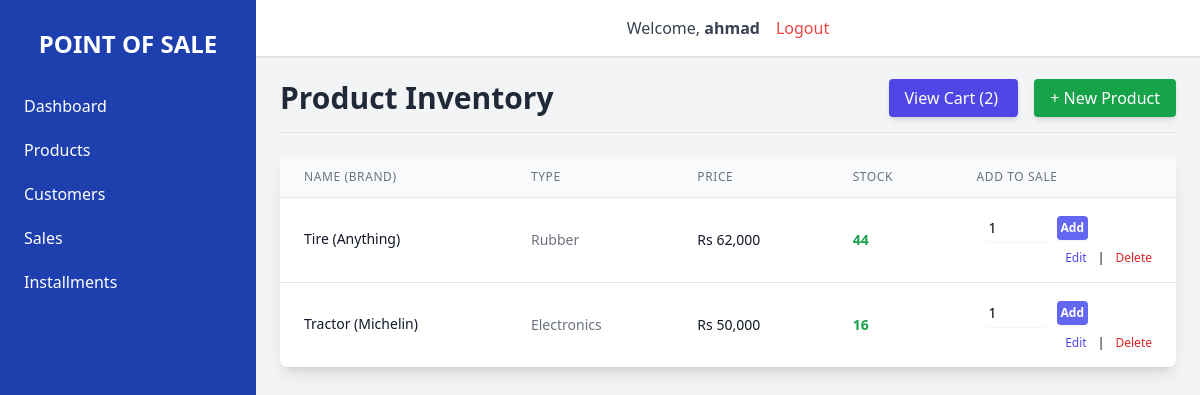
The app's page /products/ (signed in), older data.
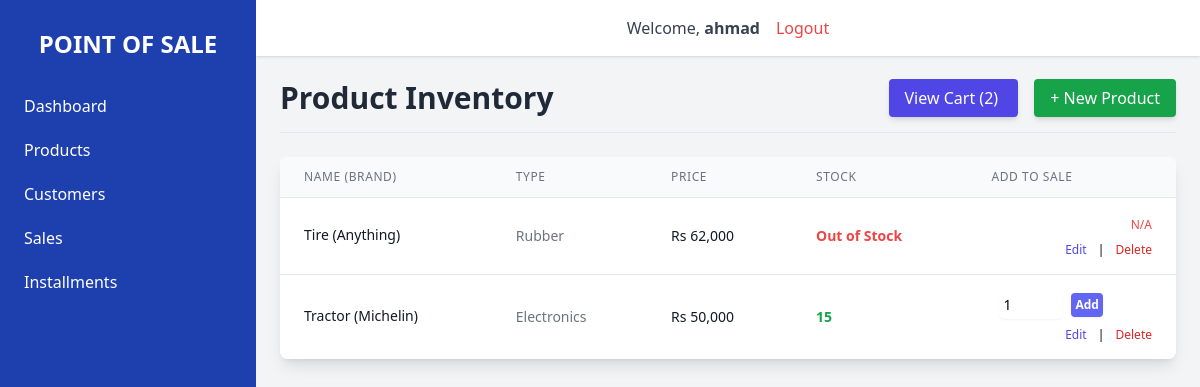
The same page, newer data.
### products/models.py (models this page shows, shortened)
class Product(models.Model):
    name = models.CharField(max_length=255)
    brand = models.CharField(max_length=100)
    size = models.CharField(max_length=50, blank=True, null=True, help_text="e.g., L, XL, 32/32")
    type = models.CharField(max_length=100, help_text="e.g., Shirt, Electronics, Grocery")
    description = models.TextField(blank=True)
    price = models.DecimalField(max_digits=10, decimal_places=2)
    stock_quantity = models.IntegerField(default=0)
    created_at = models.DateTimeField(auto_now_add=True)
    class Meta:
        ordering = ['name']

### products/views.py (the view)
# urls.py: path('', views.ProductListView.as_view(), name='product_list'),
class ProductListView(LoginRequiredMixin, ListView):
    model = Product
    template_name = 'products/product_list.html'
    context_object_name = 'products'
    paginate_by = 15

### products/models.py (called while the page is built)
    def get_total_items(self):
        return self.items.count()

### products/templates/products/product_list.html (shortened to what the changed rows need)
{% extends 'base.html' %}
{% load humanize %}
{% block content %}
<div class="space-y-6">
    <div class="flex justify-between items-center border-b pb-4 mb-4">
        <h1 class="text-3xl font-bold text-gray-800">Product Inventory</h1>
    </div>
    <div class="bg-white shadow-lg rounded-lg overflow-x-auto">
        <table class="min-w-full divide-y divide-gray-200">
            <thead class="bg-gray-50">
                <tr>
                    <th class="px-6 py-3 text-left text-xs font-medium text-gray-500 uppercase tracking-wider">Name (Brand)</th>
                    <th class="px-6 py-3 text-left text-xs font-medium text-gray-500 uppercase tracking-wider hidden sm:table-cell">Type</th>
                    <th class="px-6 py-3 text-left text-xs font-medium text-gray-500 uppercase tracking-wider">Price</th>
                    <th class="px-6 py-3 text-left text-xs font-medium text-gray-500 uppercase tracking-wider">Stock</th>
                    <th class="relative px-6 py-3 text-left text-xs font-medium text-gray-500 uppercase tracking-wider">Add to Sale</th>
                </tr>
            </thead>
            <tbody class="bg-white divide-y divide-gray-200">
                {% for product in products %}
                <tr>
                    <td class="px-6 py-4 whitespace-nowrap text-sm font-medium text-gray-900">
                        {{ product.name }} ({{ product.brand }})
                    </td>
                    <td class="px-6 py-4 whitespace-nowrap text-sm text-gray-500 hidden sm:table-cell">{{ product.type }}</td>
                    <td class="px-6 py-4 whitespace-nowrap text-sm text-gray-900">Rs {{ product.price|floatformat:0|intcomma }}</td>
                    <td class="px-6 py-4 whitespace-nowrap text-sm font-semibold">
                        {% if product.stock_quantity < 10 and product.stock_quantity > 0 %}
                            <span class="text-orange-500">{{ product.stock_quantity }} (Low)</span>
                        {% elif product.stock_quantity == 0 %}
                            <span class="text-red-500">Out of Stock</span>
                        {% else %}
                            <span class="text-green-600">{{ product.stock_quantity }}</span>
                        {% endif %}
                    </td>
                    <td class="px-6 py-4 whitespace-nowrap text-right text-sm font-medium">
                        {% if product.stock_quantity > 0 %}
                        <form method="post" action="{% url 'products:add_to_cart' product.pk %}" class="flex items-center space-x-2">
                            <input type="number" name="quantity" value="1" min="1" max="{{ product.stock_quantity }}"
                                class="w-16 border-gray-300 rounded-md shadow-sm text-sm p-1 focus:ring-indigo-500 focus:border-indigo-500"
                                required>
                            <button type="submit" class="bg-indigo-500 hover:bg-indigo-600 text-white p-1 rounded shadow-sm text-xs font-semibold">
                                Add
                            </button>
                        </form>
                        {% else %}
                        <span class="text-red-500 text-xs">N/A</span>
                        {% endif %}
                        <div class="mt-2 text-xs">
                            <a href="{% url 'products:product_update' product.pk %}" class="text-indigo-600 hover:text-indigo-900 mr-2">Edit</a>
                            |
                            <a href="{% url 'products:product_delete' product.pk %}" class="text-red-600 hover:text-red-900 ml-2">Delete</a>
                        </div>
                    </td>
                </tr>
                {% empty %}
                <tr>
                    <td colspan="5" class="px-6 py-4 text-center text-gray-500">No products found.</td>
                </tr>
                {% endfor %}
            </tbody>
        </table>
    </div>
</div>
{% endblock content %}

Row changes from the older to the newer data that the page shows:
changed Product "Tire": stock_quantity "44" → (not shown); quantity "1" → (not shown); stock_quantity "Add" → "Out of Stock N/A"
changed Product "Tractor": stock_quantity "16" → "15"
